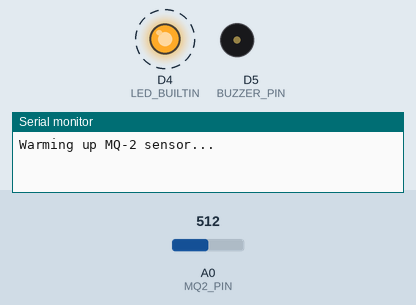
Bench run of a sketch on a simulated ESP8266 (NodeMCU). Shown: output pins drawn as LEDs (lit = HIGH, except the on-board LED, lit = LOW), buzzer (waves = sounding), the last lines printed to the serial monitor. Dashed ring = blinking. The inputs (shaded band) are chosen by the test bench; at power-on: A0 (MQ2_PIN) = 512. At 23.1 s the program puts the board to deep sleep or switches it off; the recording ends there.

Above: at 17.1 s.
18.1 s: A0 (MQ2_PIN) set to 290
At 22.6 s:
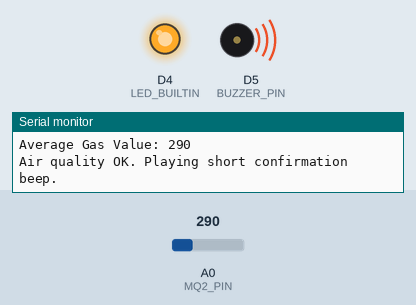
At 23.05 s:
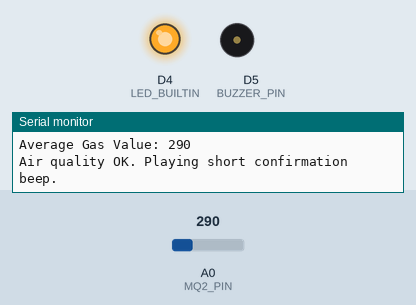
Timing chart, 0 to 23.1 s (numbered marks = the images above; inputs shaded):
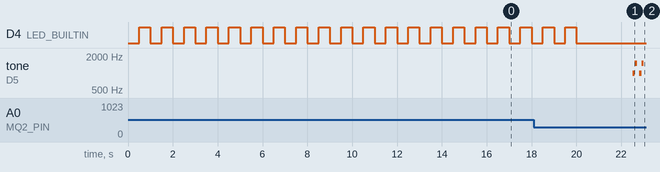

The sketch:

esp8266_tong2.ino
```cpp
// NodeMCU ESP8266 + MQ2 + Buzzer + LED (Enhanced Version)

#define MQ2_PIN A0         // Analog input pin for MQ-2 (ESP8266 has only one analog pin)
#define BUZZER_PIN D5      // GPIO14
#define LED_BUILTIN D4     // GPIO2 (onboard LED on NodeMCU)

#define GAS_THRESHOLD 300  // Set threshold value (adjust after testing)
#define WARMUP_TIME 20000       // Sensor warm-up time in milliseconds
#define NUM_READINGS 10         // Number of readings to average
#define SLEEP_DURATION 300e6    // 5 minutes in microseconds (ESP.deepSleep in µs)

void longBuzzNotification() {
  // Not OK gas alert: urgent, pulsing tone
  for (int i = 0; i < 5; i++) {
    tone(BUZZER_PIN, 2000); delay(250);
    noTone(BUZZER_PIN); delay(100);
  }
  delay(500);
  for (int i = 0; i < 3; i++) {
    tone(BUZZER_PIN, 1500); delay(400);
    noTone(BUZZER_PIN); delay(100);
  }

  delay(500);
  for (int i = 0; i < 2; i++) {
    digitalWrite(BUZZER_PIN, HIGH);
    delay(500);
    digitalWrite(BUZZER_PIN, LOW);
    delay(500);
  }
}

void shortBuzzNotification() {
  // OK gas alert: musical-like chirp
  for (int i = 0; i < 2; i++) {
    tone(BUZZER_PIN, 1000); delay(100);
    tone(BUZZER_PIN, 1500); delay(100);
    noTone(BUZZER_PIN); delay(100);
  }
}

void setup() {
  Serial.begin(115200);
  pinMode(BUZZER_PIN, OUTPUT);
  pinMode(LED_BUILTIN, OUTPUT);
  digitalWrite(BUZZER_PIN, LOW);
  digitalWrite(LED_BUILTIN, LOW);
  delay(500);
  Serial.println("Warming up MQ-2 sensor...");

  unsigned long warmupStart = millis();
  bool ledState = false;
  while (millis() - warmupStart < WARMUP_TIME) {
    ledState = !ledState;
    digitalWrite(LED_BUILTIN, ledState);
    delay(500);
  }
  digitalWrite(LED_BUILTIN, LOW);
  Serial.println("Sensor ready.");

  int totalGas = 0;
  for (int i = 0; i < NUM_READINGS; i++) {
    int val = analogRead(MQ2_PIN);
    totalGas += val;
    delay(200);
  }
  int avgGasValue = totalGas / NUM_READINGS;
  Serial.print("Average Gas Value: ");
  Serial.println(avgGasValue);

  if (avgGasValue > GAS_THRESHOLD) {
    Serial.println("Bad smell detected! Triggering buzzer and LED...");
    longBuzzNotification();
    digitalWrite(LED_BUILTIN, HIGH);
    delay(1000);
    digitalWrite(LED_BUILTIN, LOW);
  } else {
    Serial.println("Air quality OK. Playing short confirmation beep.");
    shortBuzzNotification();
  }

  Serial.println("Entering deep sleep for 5 minutes...");
  ESP.deepSleep(SLEEP_DURATION); // in microseconds
}

void loop() {
  // Not used due to deep sleep
}
```

Measured:
- by itself, D4 (LED_BUILTIN): alternates HIGH for 0.50 s and LOW for 0.50 s
- by itself, tone on D5 (BUZZER_PIN): plays 1000 Hz for 0.10 s, 1500 Hz for 0.10 s, 1000 Hz for 0.10 s, 1500 Hz for 0.10 s
